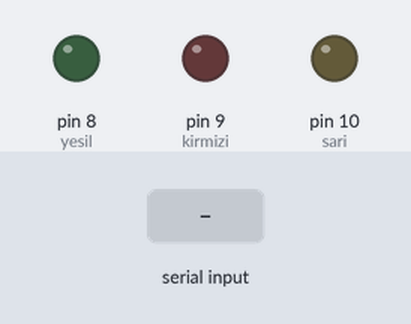
This sketch was run on a simulated Arduino Uno, built with avr-gcc and run on an emulated ATmega328P. Parts: output pins drawn as LEDs (lit = HIGH). The test bench sets the inputs (shaded band).

Above: at 1.2 s.
1.3 s: "1" received over Serial
At 2.5 s:
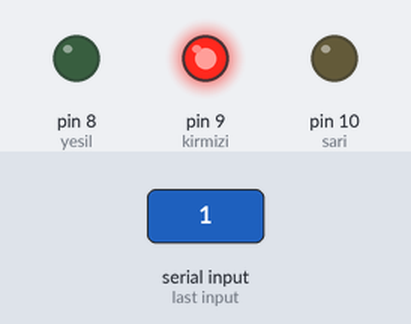
2.8 s: "2" received over Serial
At 3.8 s:
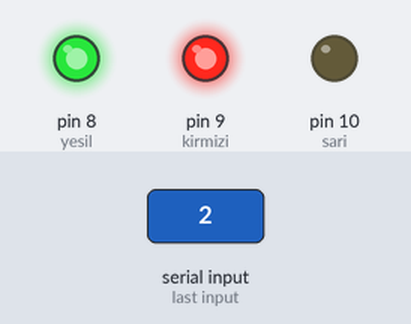
4.3 s: "0" received over Serial
At 4.9 s:
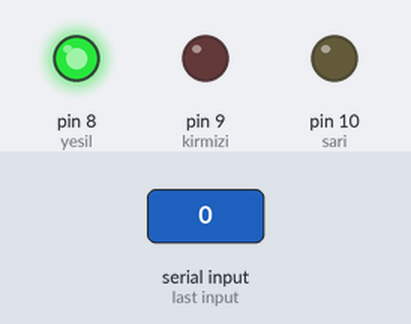
5.8 s: "4" received over Serial
At 6.1 s:
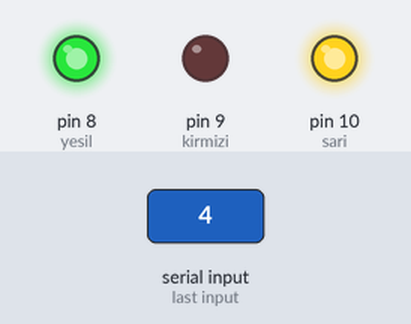
7.3 s: "3" received over Serial
At 8.4 s:
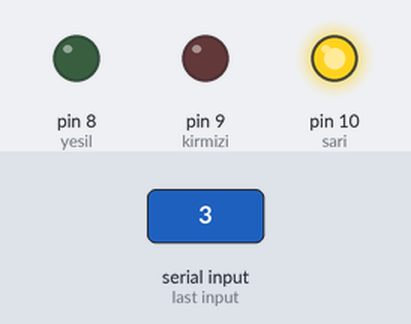
8.8 s: "5" received over Serial
At 9.6 s:
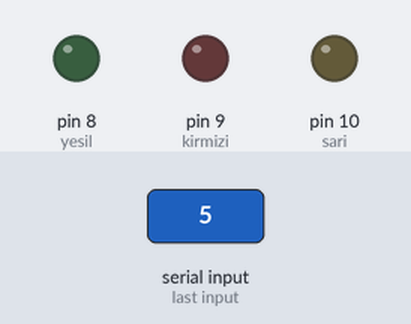
Timing chart, 0 to 11.3 s (numbered marks = the images above; inputs shaded):
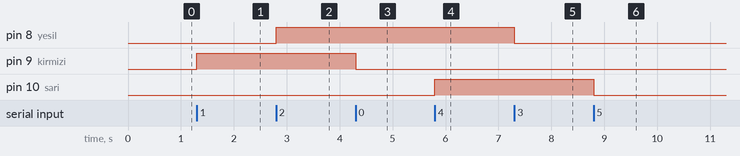

The sketch:

proje.ino
```cpp
const int kirmizi = 9;
const int yesil = 8;
const int sari = 10;

void setup() {
    pinMode(kirmizi, OUTPUT);
    pinMode(yesil, OUTPUT);
    pinMode(sari, OUTPUT);
    Serial.begin(9600);
}

void loop() {
    if (Serial.available() > 0) {
        char command = Serial.read();

        if (command == '1') {
            digitalWrite(kirmizi, HIGH);  // Kırmızı LED'i aç
        } else if (command == '0') {
            digitalWrite(kirmizi, LOW);   // Kırmızı LED'i kapat
        }

        if (command == '2') {
            digitalWrite(yesil, HIGH);  // Yeşil LED'i aç
        } else if (command == '3') {
            digitalWrite(yesil, LOW);   // Yeşil LED'i kapat
        }

        if (command == '4') {
            digitalWrite(sari, HIGH);  // Sarı LED'i aç
        } else if (command == '5') {
            digitalWrite(sari, LOW);   // Sarı LED'i kapat
        }
    }
}
```

Measured:
- after the input at 1.3 s, pin 9 (kirmizi): LOW → HIGH at once
- after the input at 2.8 s, pin 8 (yesil): LOW → HIGH at once
- after the input at 4.3 s, pin 9 (kirmizi): HIGH → LOW at once
- after the input at 5.8 s, pin 10 (sari): LOW → HIGH at once
- after the input at 7.3 s, pin 8 (yesil): HIGH → LOW at once
- after the input at 8.8 s, pin 10 (sari): HIGH → LOW at once
